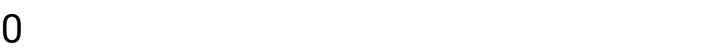
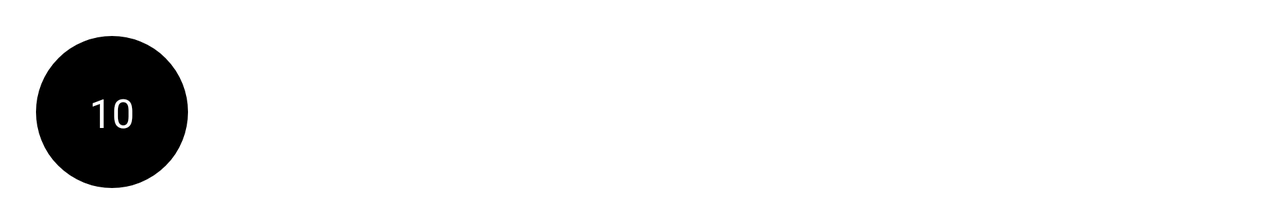

First picture: res/layout/ on a phone held upright. Second picture: the repository's own variant of that layout, on a device whose configuration matches the variant's folder. Source for both follows.
<!-- AndroidManifest.xml: application theme Theme.GuessLocation -->
<!-- res/layout/level_item.xml -->
<?xml version="1.0" encoding="utf-8"?>
<androidx.constraintlayout.widget.ConstraintLayout xmlns:android="http://schemas.android.com/apk/res/android"
    xmlns:app="http://schemas.android.com/apk/res-auto"
    xmlns:tools="http://schemas.android.com/tools"
    android:id="@+id/level_item_root"
    android:layout_width="wrap_content"
    android:layout_height="wrap_content">

    <TextView
        android:id="@+id/level_item_text"
        android:layout_width="wrap_content"
        android:layout_height="wrap_content"
        android:elevation="@dimen/elevation_15dp"
        android:fontFamily="@font/inter_bold"
        android:textColor="#000000"
        android:textSize="20sp"
        app:layout_constraintBottom_toBottomOf="parent"
        app:layout_constraintEnd_toEndOf="@+id/imageView"
        app:layout_constraintStart_toStartOf="parent"
        app:layout_constraintTop_toTopOf="parent"
        tools:text="10" />

    <ImageView
        android:id="@+id/imageView"
        android:layout_width="wrap_content"
        android:layout_height="wrap_content"
        android:backgroundTint="#000000"
        app:srcCompat="@drawable/ic_launcher_foreground" />
</androidx.constraintlayout.widget.ConstraintLayout>
<!-- resources referenced by this layout -->
<resources>
  <!-- from res/values-xxhdpi/ -->
  <dimen name="elevation_15dp">15dp</dimen>
  <!-- from res/values-v31/ -->
  <style name="Theme.GuessLocation" parent="Theme.MaterialComponents.DayNight.DarkActionBar">
          
          <item name="colorPrimary">@color/purple_500</item>
          <item name="colorPrimaryVariant">@color/purple_700</item>
          <item name="colorOnPrimary">@color/white</item>
          
          <item name="colorSecondary">@color/teal_200</item>
          <item name="colorSecondaryVariant">@color/teal_700</item>
          <item name="colorOnSecondary">@color/black</item>
          
          <item name="android:statusBarColor" tools:targetApi="l">?attr/colorPrimaryVariant</item>
          
          <item name="windowNoTitle">true</item>
          <item name="android:windowFullscreen">true</item>
  
          <item name="android:windowSplashScreenBackground">@color/main_background</item>
          <item name="android:windowSplashScreenAnimatedIcon">@drawable/gl_app_ico_blank</item>
          <item name="android:windowSplashScreenAnimationDuration">1000</item>
      </style>
  <color name="purple_500">#FF6200EE</color>
  <color name="purple_700">#FF3700B3</color>
  <color name="white">#FFFFFFFF</color>
  <color name="teal_200">#FF03DAC5</color>
  <color name="teal_700">#FF018786</color>
  <color name="black">#FF000000</color>
  <color name="main_background">#000000</color>
  <!-- drawable gl_app_ico_blank: png bitmap (drawable, 1263 bytes) -->
</resources>
<!-- res/layout-land/level_item.xml (the repository's variant of the layout above) -->
<!-- drawn on the phone turned sideways -->
<?xml version="1.0" encoding="utf-8"?>
<androidx.constraintlayout.widget.ConstraintLayout xmlns:android="http://schemas.android.com/apk/res/android"
    xmlns:app="http://schemas.android.com/apk/res-auto"
    xmlns:tools="http://schemas.android.com/tools"
    android:id="@+id/level_item_root"
    android:layout_width="80dp"
    android:layout_height="80dp"
    android:layout_margin="@dimen/margin_16dp"
    android:background="@drawable/button_common_shape"
    android:backgroundTintMode="screen"
    android:padding="@dimen/padding_16dp">

    <TextView
        android:id="@+id/level_item_text"
        android:layout_width="wrap_content"
        android:layout_height="wrap_content"
        android:elevation="@dimen/elevation_15dp"
        android:fontFamily="@font/inter_bold"
        android:textColor="@color/white"
        android:textSize="20sp"
        app:layout_constraintBottom_toBottomOf="parent"
        app:layout_constraintEnd_toEndOf="parent"
        app:layout_constraintStart_toStartOf="parent"
        app:layout_constraintTop_toTopOf="parent"
        tools:text="10" />

</androidx.constraintlayout.widget.ConstraintLayout>
<!-- resources referenced by the variant -->
<!-- as the phone turned sideways resolves them -->
<resources>
  <color name="white">#FFFFFFFF</color>
  <!-- from res/values-xxhdpi/ -->
  <dimen name="elevation_15dp">15dp</dimen>
  <!-- from res/values-xxhdpi/ -->
  <dimen name="margin_16dp">16dp</dimen>
  <!-- from res/values-xxhdpi/ -->
  <dimen name="padding_16dp">16dp</dimen>
  <!-- drawable button_common_shape (drawable) -->
  <?xml version="1.0" encoding="utf-8"?>
  <shape xmlns:android="http://schemas.android.com/apk/res/android"
      android:shape="rectangle">
      <corners
          android:bottomLeftRadius="100dp"
          android:bottomRightRadius="100dp"
          android:topLeftRadius="100dp"
          android:topRightRadius="100dp" />
      <stroke android:width="2dp"
          android:color="@color/white"/>
      <solid android:color="@color/main_background" />
  
  </shape>
  <!-- from res/values-v31/ -->
  <style name="Theme.GuessLocation" parent="Theme.MaterialComponents.DayNight.DarkActionBar">
          
          <item name="colorPrimary">@color/purple_500</item>
          <item name="colorPrimaryVariant">@color/purple_700</item>
          <item name="colorOnPrimary">@color/white</item>
          
          <item name="colorSecondary">@color/teal_200</item>
          <item name="colorSecondaryVariant">@color/teal_700</item>
          <item name="colorOnSecondary">@color/black</item>
          
          <item name="android:statusBarColor" tools:targetApi="l">?attr/colorPrimaryVariant</item>
          
          <item name="windowNoTitle">true</item>
          <item name="android:windowFullscreen">true</item>
  
          <item name="android:windowSplashScreenBackground">@color/main_background</item>
          <item name="android:windowSplashScreenAnimatedIcon">@drawable/gl_app_ico_blank</item>
          <item name="android:windowSplashScreenAnimationDuration">1000</item>
      </style>
  <color name="main_background">#000000</color>
  <color name="purple_500">#FF6200EE</color>
  <color name="purple_700">#FF3700B3</color>
  <color name="teal_200">#FF03DAC5</color>
  <color name="teal_700">#FF018786</color>
  <color name="black">#FF000000</color>
  <!-- drawable gl_app_ico_blank: png bitmap (drawable, 1263 bytes) -->
</resources>
